Frame 1 (no input): blank canvas, image omitted
Frame 60 (no input): blank canvas, image omitted
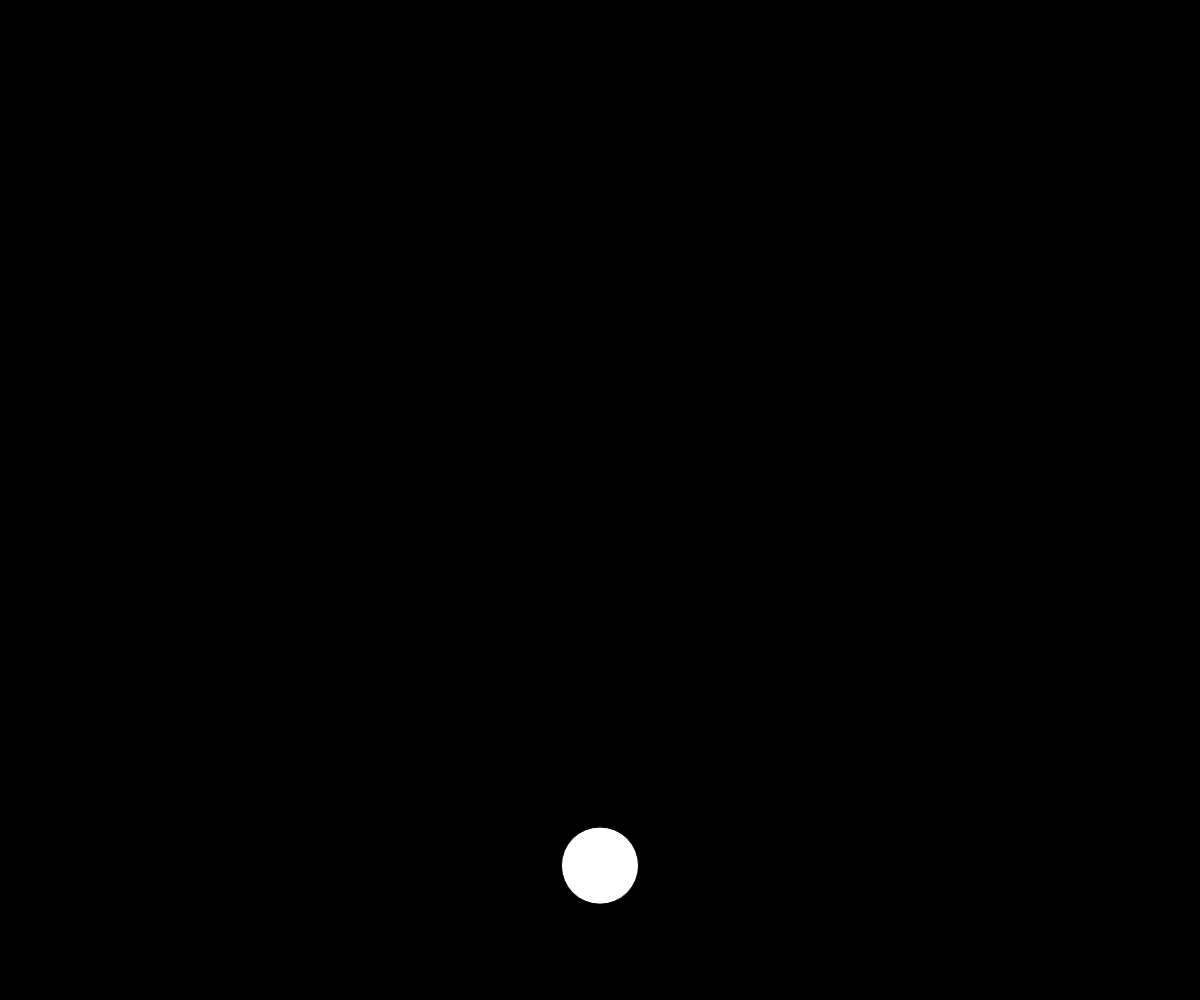
Frame 120 (the mouse pressed at the canvas centre since frame 60)

The p5.js sketch whose frames 1 and 60 were blank and that drew this single picture after the mouse press (run headless with seeded random() and noise() and a simulated clock; from frame 60 on, the mouse is pressed at the canvas centre):

// p5.js sketch
// ── sketch.js
// LART
// Your Name
// Date
//
// Extra for Experts:
// - describe what you did to take this project "above and beyond"

let shapes = [];
let gravity = -2
function setup() {
  createCanvas(windowWidth, windowHeight)
  

}

function draw() {
  background(0)
  for (let i = 0; i < shapes.length; i++) {
    fill(255);
    ellipse(shapes[i].x, shapes[i].y, shapes[i].radius*2, shapes[i].radius*2)
    shapes[i].dy -= gravity
    shapes[i].y += shapes[i].dy
    if (shapes[i].y  > height - shapes[i].radius) {
      shapes[i].dy *= -1
    }
  
  }
  
  
  


}

function mousePressed() {
  let someShape = {
    x: mouseX,
    y: mouseY,
    radius: random(10,50),
    dy: random(1,10),
  
  };
  shapes.push(someShape);
}

  
  
